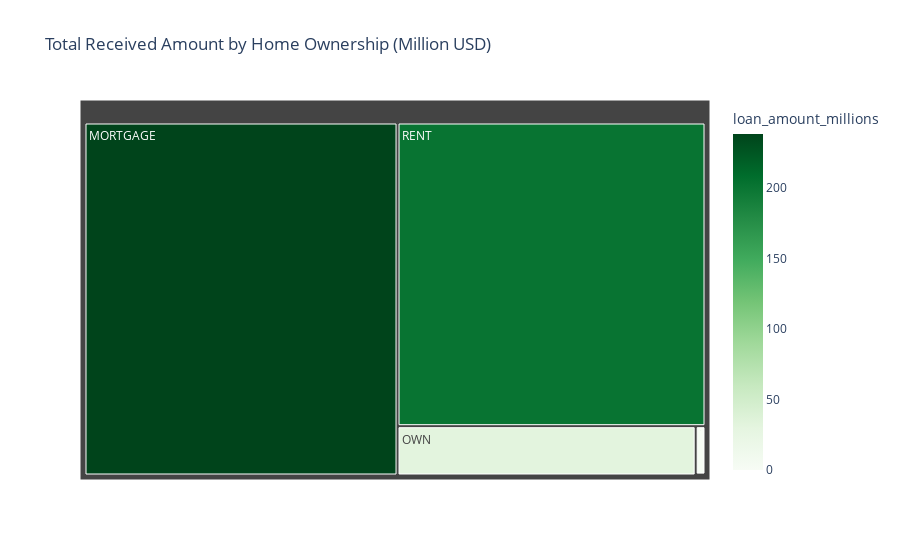

Notebook cell for this chart:
### Markdown cell above
### Home Ownership Analysis by Total Amount Received(Tree / Heat Map)

### Code cell
home_funding = df.groupby('home_ownership')['total_payment'].sum().reset_index()
home_funding['loan_amount_millions'] = home_funding['total_payment'] / 1000000

fig = px.treemap(
      home_funding,
      path = ['home_ownership'],
      values = 'loan_amount_millions',
      color = 'loan_amount_millions',
      color_continuous_scale = 'greens',
      title = 'Total Received Amount by Home Ownership (Million USD)'
)

fig.update_traces(hovertemplate = '<b>%{label}<b><br>Amount: %{value:.1f}M')

fig.show()

### Figure 1 — Plotly figure (JSON) as saved in the notebook; plotly's stock layout.template omitted (floating-point values rounded to 4 significant figures)
{"data": [{"branchvalues": "total", "customdata": [[238.5], [0.01905], [1.025], [31.73], [201.8]], "domain": {"x": [0, 1], "y": [0, 1]}, "hovertemplate": "<b>%{label}<b><br>Amount: %{value:.1f}M", "ids": ["MORTGAGE", "NONE", "OTHER", "OWN", "RENT"], "labels": ["MORTGAGE", "NONE", "OTHER", "OWN", "RENT"], "marker": {"coloraxis": "coloraxis", "colors": [238.5, 0.01905, 1.025, 31.73, 201.8]}, "name": "", "parents": ["", "", "", "", ""], "type": "treemap", "values": [238.5, 0.01905, 1.025, 31.73, 201.8]}], "layout": {"coloraxis": {"colorbar": {"title": {"text": "loan_amount_millions"}}, "colorscale": [[0, "rgb(247,252,245)"], [0.125, "rgb(229,245,224)"], [0.25, "rgb(199,233,192)"], [0.375, "rgb(161,217,155)"], [0.5, "rgb(116,196,118)"], [0.625, "rgb(65,171,93)"], [0.75, "rgb(35,139,69)"], [0.875, "rgb(0,109,44)"], [1, "rgb(0,68,27)"]]}, "legend": {"tracegroupgap": 0}, "title": {"text": "Total Received Amount by Home Ownership (Million USD)"}}}
